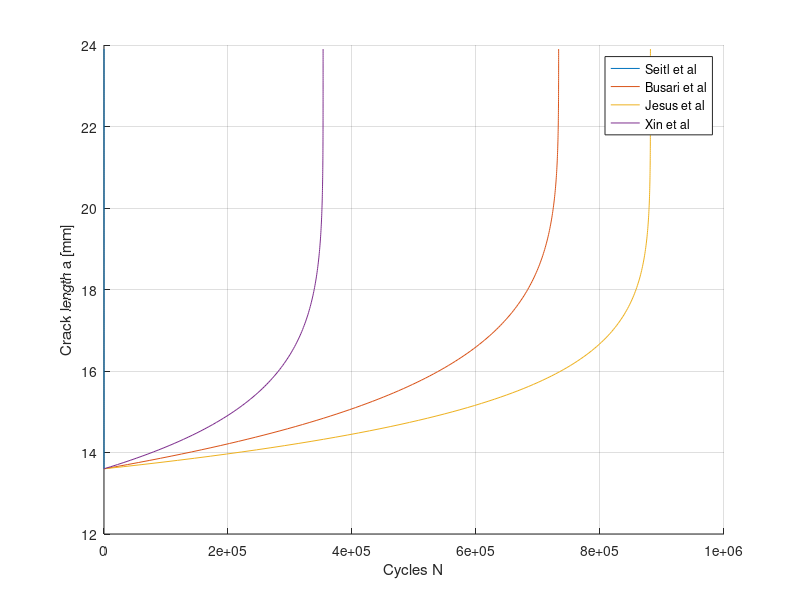
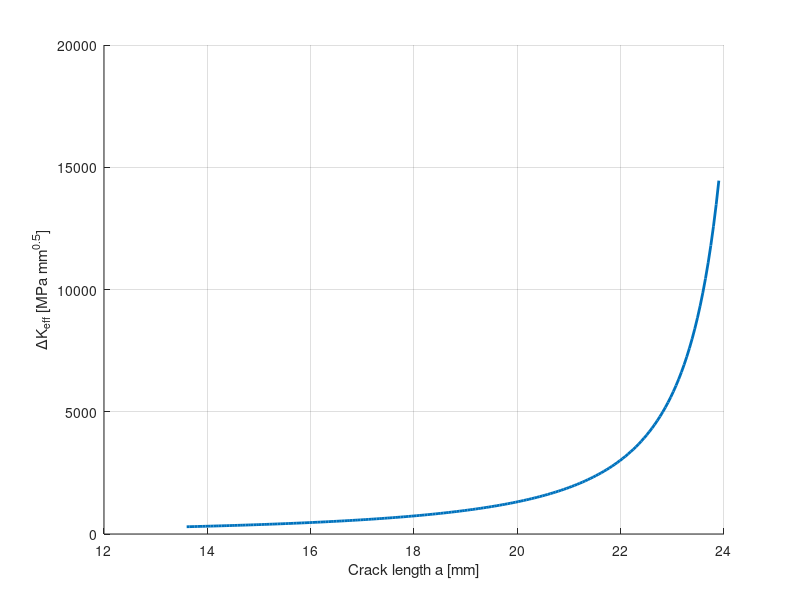

Reproduce these figures in MATLAB, in order.
clear; clc;

%% Geometry and material properties
% Specimen 1
    ai = 13.6;          % initial crack size (mm)
    af = 23.9;         % final crack size   (mm)
    F  = 6000;         % applied force (N)
    sigma_ys = 437;
    sigma_uts = 667;
% Specimen 2
    % ai = 13.1;          % initial crack size (mm)
    % af = 24.3;         % final crack size   (mm)
    % F  = 4000;         % applied force (N)
    % sigma_ys = 461;
    % sigma_uts = 675;

b  = 25;            % plate width (mm)
t  = 8;             % thickness (mm)
A  = b * t;       
R  = 0.1;          
alpha = 1;         

%% Insert Paris parameters
% Format:  m, C
 Paris_params = [
     2.71, 1.0e-08
     2.51, 1.67e-12
     3.56, 2.59e-15
     3.08, 1.13e-13
];

n_paris = size(Paris_params,1);

%% Stress calculations
sigma_max = F / A;       
sigma_min = sigma_max * R;
Delta_sigma = sigma_max - sigma_min;
sigma_o = (sigma_ys + sigma_uts) / 2;

%% Newman closure coefficients
A0 = (0.825 - 0.34*alpha + 0.05*alpha^2) * (cos(pi*sigma_max/(2*sigma_o)))^(1/alpha);
A1 = (0.415 - 0.071*alpha) * (sigma_max / sigma_o);
A3 = 2*A0 + A1 - 1;
A2 = 1 - A0 - A1 - A3;

phi = A0 + A1*R + A2*R^2 + A3*R^3;

%% Geometry correction function
f = @(a) sqrt(2*b.*tan(pi*a./(2*b))./(pi*a)) .* ...
         (0.752 + 2.02*(a/b) + 0.37*(1 - sin(pi*a/(2*b))).^3) ./ ...
          cos(pi*a/(2*b));

%% SIF functions
Kmax = @(a) sigma_max .* sqrt(pi.*a) .* f(a);
Kmin = @(a) sigma_min .* sqrt(pi.*a) .* f(a);
DeltaK = @(a) Kmax(a) - Kmin(a);
DeltaKeff = @(a) ((1 - phi) / (1 - R)) .* DeltaK(a);

%% Range for plotting
a_range = linspace(ai, min(b - 1e-3, af), 200);

%% Preallocate results
N_values = zeros(3,1);
N_curves = zeros(3,length(a_range));

%% Loop through the n Paris parameters
for k = 1:n_paris
    m = Paris_params(k,1);
    C = Paris_params(k,2);

    % Paris integrand
    dNda = @(a) 1 ./ (C .* (DeltaKeff(a)).^m);

    % Total cycles
    N_values(k) = integral(dNda, ai, af);

    % N-a curves
    for i = 1:length(a_range)
        if a_range(i) >= ai
            N_curves(k,i) = integral(dNda, ai, a_range(i));
        end
    end

    fprintf("Set %d: m = %.3f, C = %.3e --> N = %.3e cycles\n", ...
        k, m, C, N_values(k));
end

% 1. Plot N vs a
figure; hold on;
colors = lines(n_paris);

for k = 1:n_paris
    plot(N_curves(k,:), a_range)
end

xlabel('Cycles N')
ylabel('Crack length a [mm]')
legend('Seitl et al','Busari et al','Jesus et al','Xin et al')
grid on


%% 2. Plot ΔKeff vs a
figure; hold on; 
K = DeltaKeff(a_range);
a_range = a_range;
plot(a_range, K, 'LineWidth', 2)
xlabel('Crack length a [mm]')
ylabel('\DeltaK_{eff} [MPa mm^{0.5}]')
grid on

%% Compare the size of the plastic zone 
r_p = (1/pi) .* (DeltaKeff(a_range) ./ sigma_ys).^2; % mm
Linear_assum = a_range ./ 8; % mm (12.5% linear assumption)

idx = find(r_p > Linear_assum, 1, 'first');
if ~isempty(idx)
    fprintf('Plastic zone first exceeds the linear assumption at a = %.4f mm\n', a_range(idx));
else
    fprintf('Plastic zone does not exceed the linear assumption in the sampled range.\n');
end
